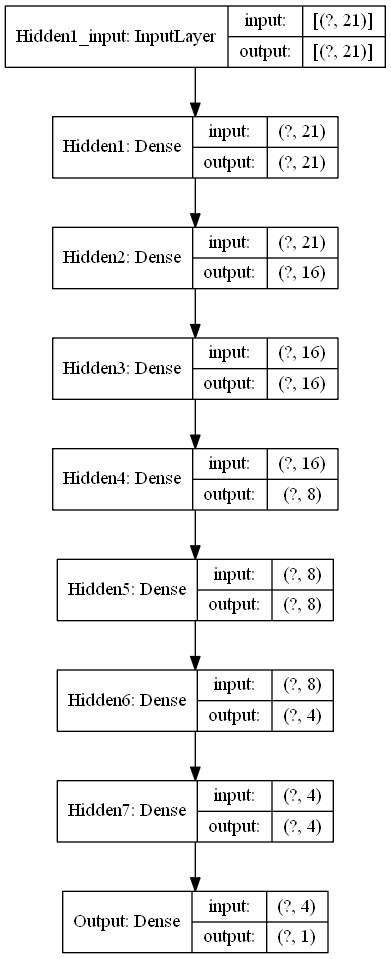

Source code (Python):
# -*- coding: utf-8 -*-
import numpy as np
import pandas as pd
# import tensorflow as tf
from tensorflow import keras as K
from tensorflow.keras.layers import Dense
import matplotlib.pyplot as plt
import seaborn as sns

"""
Created on Thu May  7 18:25:03 2020

@author: Peeters Roel

Masterthesis project

A dense NN is created and trained to model the wake velocity of the cylinder
to the force coefficient acting on it.
The datasets created are loaded, the model created and trained and then tested
for performance.
This model uses the ReLU-function in the hidden layers.
Each datapoint represents a timestep of 0.01 seconds.
"""

# %% ===== Load datasets and create tensorflow datasets =====

Utrain = pd.read_csv('Utrain.csv', header=None).to_numpy()
ftrain = pd.read_csv('ftrain.csv', header=None).to_numpy()
Udev = pd.read_csv('Udev.csv', header=None).to_numpy()
fdev = pd.read_csv('fdev.csv', header=None).to_numpy()
Utest = pd.read_csv('Utest.csv', header=None).to_numpy()
ftest = pd.read_csv('ftest.csv', header=None).to_numpy()


# %% ===== Create Dense model =====

features = (Utrain.shape[1],)
optim = K.optimizers.Adam()
lossfunc = K.losses.MeanSquaredError()
metric = [K.metrics.RootMeanSquaredError(), K.metrics.MeanAbsoluteError()]
regul = K.regularizers.l2(0.001)

SFModel1 = K.Sequential([Dense(21, activation='relu',
                               input_shape=[len(Utrain[1])],
                               kernel_regularizer=regul, name='Hidden1'),
                        Dense(16, activation='relu', kernel_regularizer=regul,
                              name='Hidden2'),
                        Dense(16, activation='relu', kernel_regularizer=regul,
                              name='Hidden3'),
                        Dense(8, activation='relu', kernel_regularizer=regul,
                              name='Hidden4'),
                        Dense(8, activation='relu', kernel_regularizer=regul,
                              name='Hidden5'),
                        Dense(4, activation='relu', kernel_regularizer=regul,
                              name='Hidden6'),
                        Dense(4, activation='relu', kernel_regularizer=regul,
                              name='Hidden7'),
                        Dense(1, activation='linear', name='Output')],
                        name='SFModel1')

SFModel1.compile(loss=lossfunc, optimizer=optim, metrics=metric)

earlystop = K.callbacks.EarlyStopping(monitor='val_loss', patience=20,
                                      verbose=1)

SFModel1_hist = SFModel1.fit(Utrain, ftrain, epochs=1000, batch_size=128,
                             callbacks=[earlystop],
                             validation_data=(Udev, fdev), validation_steps=5)

hist = pd.DataFrame(SFModel1_hist.history)
hist.to_csv('SFModel1_hist.csv')

# plot model for later use
K.utils.plot_model(SFModel1, to_file='./SFModel1.png', show_shapes=True,
                   show_layer_names='True')

# save model
SFModel1.save('SFModel1', save_format='h5')


# %% ===== Evaluate on test data and calculate some metrics =====

SFModel1 = K.models.load_model('SFModel1')
# SFModel1.summary()
SFModel1_eval = SFModel1.evaluate(Utest, ftest)
f_pred = SFModel1.predict(Utest)
assert(f_pred.shape == ftest.shape)

time = np.arange(0, len(ftest)*0.01, step=0.01)
time.shape = (len(time), 1)
assert(time.shape == ftest.shape)

# Metrics for performance of trained network
num_trainsamples = len(ftrain)
num_testsamples = len(ftest)
num_params = SFModel1.count_params()
error = ftest - f_pred

abs_error = np.abs(error)
avg_error = np.mean(error)
std_error = np.std(error)
loss = np.sum(error**2) / num_testsamples
rel_error = loss / (np.sum((ftest)**2)/num_testsamples)
rel_RMSE = np.sqrt(rel_error)

SFModel1_perfo = {'Model activations': 'ReLU-Linear',
                  'Number of training samples': num_trainsamples,
                  'Number of model parameters': num_params,
                  'Ratio training samples-parameters':
                  num_trainsamples/num_params,
                  'Model loss on test data': SFModel1_eval[0],
                  'Model RMSE on test data': SFModel1_eval[1],
                  'Model Absolute error on test data': SFModel1_eval[2],
                  'Number of test samples': num_testsamples,
                  'Average Error': avg_error,
                  'Standard Deviation of Error': std_error,
                  'Average Absolute Error': np.mean(abs_error),
                  'Maximum Error': np.max(abs_error),
                  'Loss': loss,
                  'Relative Error': rel_error,
                  'Relative RMSE': rel_RMSE}

Model1Perfo = pd.DataFrame.from_dict(SFModel1_perfo, orient='index')
Model1Perfo.index.name = 'Model1'
Model1Perfo.to_csv('Model1Perfo.csv', header=['Value'])
Model1Perfo.to_latex('Model1Perfo.tex', header=['Value'])
# ===== plot of the predictions and error =====
sns.set(context='paper', style='whitegrid')

fig, axs = plt.subplots(2,1,sharex=True)
axs[1].plot(time[750:2750], ftest[750:2750], 'b--', label='cy true values')
axs[2].plot(time[750:2750], f_pred[750:2750], 'r:', label='cy predicted values')
axs[2].plot(time[750:2750], error[750:2750], 'k', label='Error')
axs.set(xlabel='Time (s)', ylabel='C_y/Error')

fig.suptitle('Predictions and error of the trained model', fontsize=14)
fig.legend(loc='upper right')
